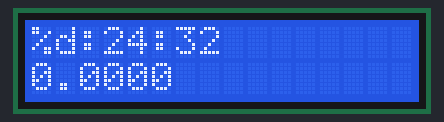
Bench run of a sketch on a simulated ESP32. On the bench: 16×2 character LCD. WiFi joins after 1.5 s; servers stay silent unless stated; network time is answered at once with the bench clock; the local clock reads 2024-03-15 10:24:30 at power-on unless the sketch sets it; what the sketch prints to the serial monitor is not drawn.

Above: at 2.7 s.
At 6.7 s:
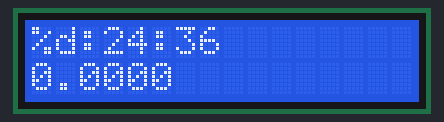
At 10.8 s:
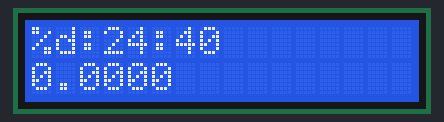
At 20.0 s:
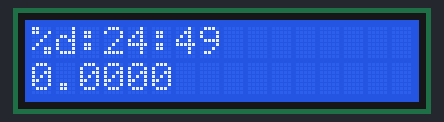
At 29.1 s:
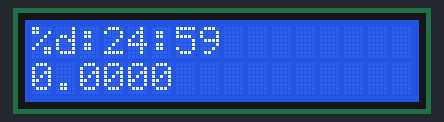
At 38.3 s:
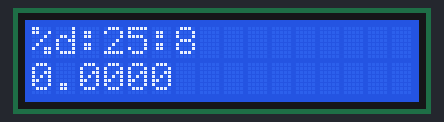

Measured:
- what the display in image 0 shows lasts 1.0 s, from 2.6 s to 3.6 s

The sketch:

moneyDisplay.ino
```cpp
#include <LiquidCrystal_I2C.h>

#include <Wire.h>

#include <WiFi.h>
#include <WiFiUdp.h>

#include <NTPClient.h>

#define UTC_OFFSET_IN_SECONDS 2*60*60

//initialize the liquid crystal library
//the first parameter is  the I2C address
//the second parameter is how many cols are on your screen
//the  third parameter is how many rows are on your screen
LiquidCrystal_I2C lcd(0x27,  16, 2);

const char * ssid = "BananaPhone";
const char * password = "thisistemporary";

int lastNTPUpdateStamp = 0;
int lastDisplayUpdateStamp = 0;

int clubNightBeginning = (19*60+30)*60+0; //19:30:00 Uhr in Sekunden
int clubNightLength = (2*60+00)*60+0; //2 Stunden in Sekunden
int clubNightFeeCents = 7000;

WiFiUDP ntpUDP;
NTPClient timeClient(ntpUDP, "pool.ntp.org", UTC_OFFSET_IN_SECONDS);

int currentTimestampMinutes() {
  int currentHour = timeClient.getHours();
  int currentMinutes = timeClient.getMinutes();
  return currentHour*60 + currentMinutes;
}

int currentTimestampSeconds() {
  int currentSeconds = timeClient.getSeconds();
  return (currentTimestampMinutes())*60 + currentSeconds;
}

int secondsSinceClubNightBeginning() {
  int currentTimestamp = currentTimestampSeconds();
  int secondsElapsed = currentTimestamp - clubNightBeginning;
  if (secondsElapsed < 0) {
    return 0;
  }
  return secondsElapsed;
}

double calcMoney() {
  double moneyPerSecond = clubNightFeeCents / clubNightLength;
  return secondsSinceClubNightBeginning() * moneyPerSecond;
}


char * toCharArray(String text) {
  int str_len = text.length() + 1;
  char * char_array = (char*) malloc(str_len+1);
  text.toCharArray(char_array, str_len);
  return char_array;
}

void displayWriting() {
  lcd.setCursor(0,0);
  String text = "" + timeClient.getHours();
  text = text + ":";
  text = text + timeClient.getMinutes();
  text = text + ":";
  text = text + timeClient.getSeconds();
  char * char_array = toCharArray(text);
  lcd.printstr(char_array);
  free(char_array);
  lcd.setCursor(0,1);
  double money = calcMoney() / 100;
  text = "";
  text = text + String(money, 4);
  char_array = toCharArray(text);
  lcd.printstr(char_array);
  free(char_array);
}

void clearDisplay() {
  lcd.clear();
}

void connectWifi() {
  if (WiFi.status() == WL_CONNECTED) {
    return;
  }
  WiFi.begin(ssid, password);

  while (WiFi.status() != WL_CONNECTED) {
    delay(500);
    Serial.print(".");
  }
}

bool lastUpdateLongerThanThan10Minutes() {
  int currentStamp = currentTimestampMinutes();
  return (currentStamp - lastNTPUpdateStamp) > 10;
}

void setup() {
  Serial.begin(19200);
  //initialize lcd screen
  lcd.init();
  // turn on the backlight
  lcd.backlight();

  connectWifi();

  timeClient.begin();
  timeClient.update();
}
void loop() {
  delay(1000);
  if (WiFi.status() != WL_CONNECTED || lastUpdateLongerThanThan10Minutes()) {
    connectWifi();
    timeClient.update();
    lastNTPUpdateStamp = currentTimestampMinutes();
  }

  clearDisplay();
  displayWriting();
  lastDisplayUpdateStamp = currentTimestampSeconds();

}
```
